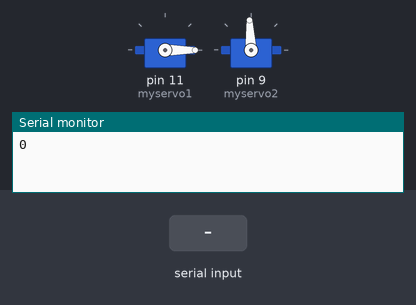
The sketch below on a simulated Arduino Uno, built with avr-gcc and run on an emulated ATmega328P. Shown: 2 × servo, the last lines printed to the serial monitor. The inputs (shaded band) are chosen by the test bench.

Above: at 1.2 s.
1.3 s: "90,45\n" received over Serial
At 3.1 s:
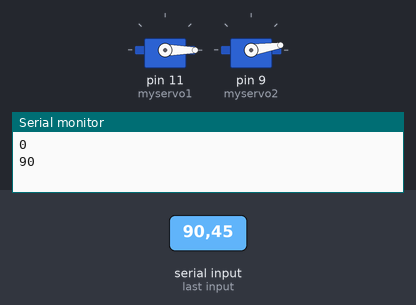
4.3 s: "30,150\n" received over Serial
At 5.0 s:
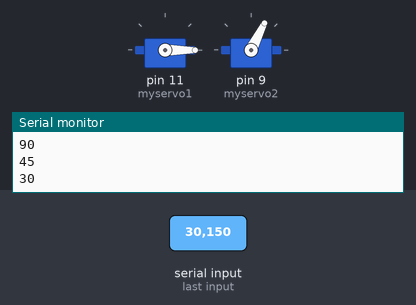
7.0 s: "90\n" received over Serial
At 7.6 s:
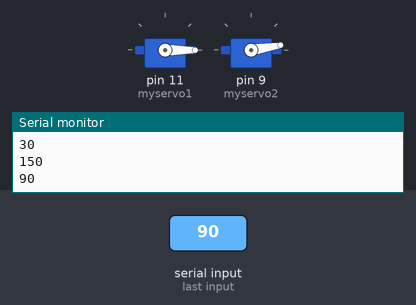
10.0 s: "200\n" received over Serial
At 13.5 s:
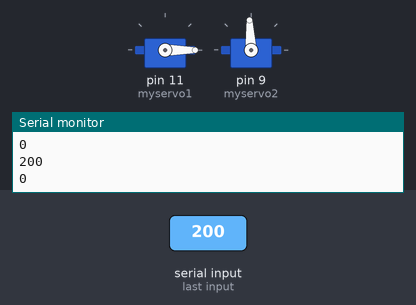
Timing chart, 0 to 14.0 s (numbered marks = the images above; inputs shaded):
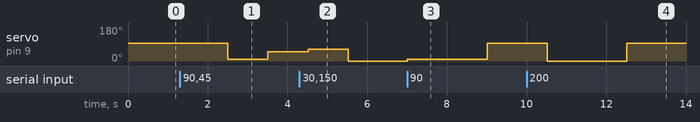

The sketch:

MotorDriveWorkshop.ino
```cpp
// C++ code
// BME 261 Motor Workshop

// Define Servo Library
 #include <Servo.h>

 // Define Servo Motors
 Servo myservo1;
 Servo myservo2;

 // Define Variable for Positional Rotation
 int num1 = 0;

 // Define Variables for Continuous Rotation
 int num2 = 93;
 int temp = 0;

void setup() {
  // put your setup code here, to run once:

  Serial.begin(9600);

  // === Setup Code for Part 1 (a) === //
  myservo1.attach(11); //configure digital pin 11 to control the servo
  myservo1.write(0);

  // === Setup Code for Part 1 (b) === //
  myservo2.attach(9); //configure digital pin 9 to control the servo
  myservo2.write(93);
}

void posServo(){

  // Read Serial Input Values (default 0)
  num1 = Serial.parseInt();
  // Print Serial Input Values
  Serial.println(num1);

  // Rotate Motor to Input Degree
  myservo1.write(num1);
  delay(15);
}

void rotServo(){

  // Read Serial Input Values (default 0)
  num2 = Serial.parseInt();
  // Print Serial Input Values
  Serial.println(num2);

  // Check if the Input is 0 (rest state)
  if(num2 == 0){
    myservo2.write(93);
    delay(1500);
  }

  // Check if the Input is non-0 (rotating)
  else{
    // If Input is -100 to <0, CCW rotation
    if(num2 < 0){
    temp = 90 - num2*0.9;
    myservo2.write(temp);
    delay(1000);
    }
    // If input is >0 to 100, CW rotation
    if(num2 > 0){
    temp = 90 - num2*0.9;
    myservo2.write(temp);
    delay(1000);
    }
  }
}

void loop() {
  //posServo(); //For Position Servo
  rotServo(); //For Continuous Rotation Servo
  delay(5);
}
```

Measured:
- after the input at 1.3 s, servo on pin 9 (myservo2): 93° → 9° after 1.2 s, → 49° 1.0 s later
- after the input at 4.3 s, servo on pin 9 (myservo2): 49° → 63° after 0.22 s, → 0° 1.0 s later
- after the input at 7.0 s, servo on pin 9 (myservo2): 0° → 9° at once, → 93° 2.0 s later
- after the input at 10.0 s, servo on pin 9 (myservo2): 93° → 0° after 0.51 s, → 93° 2.0 s later
